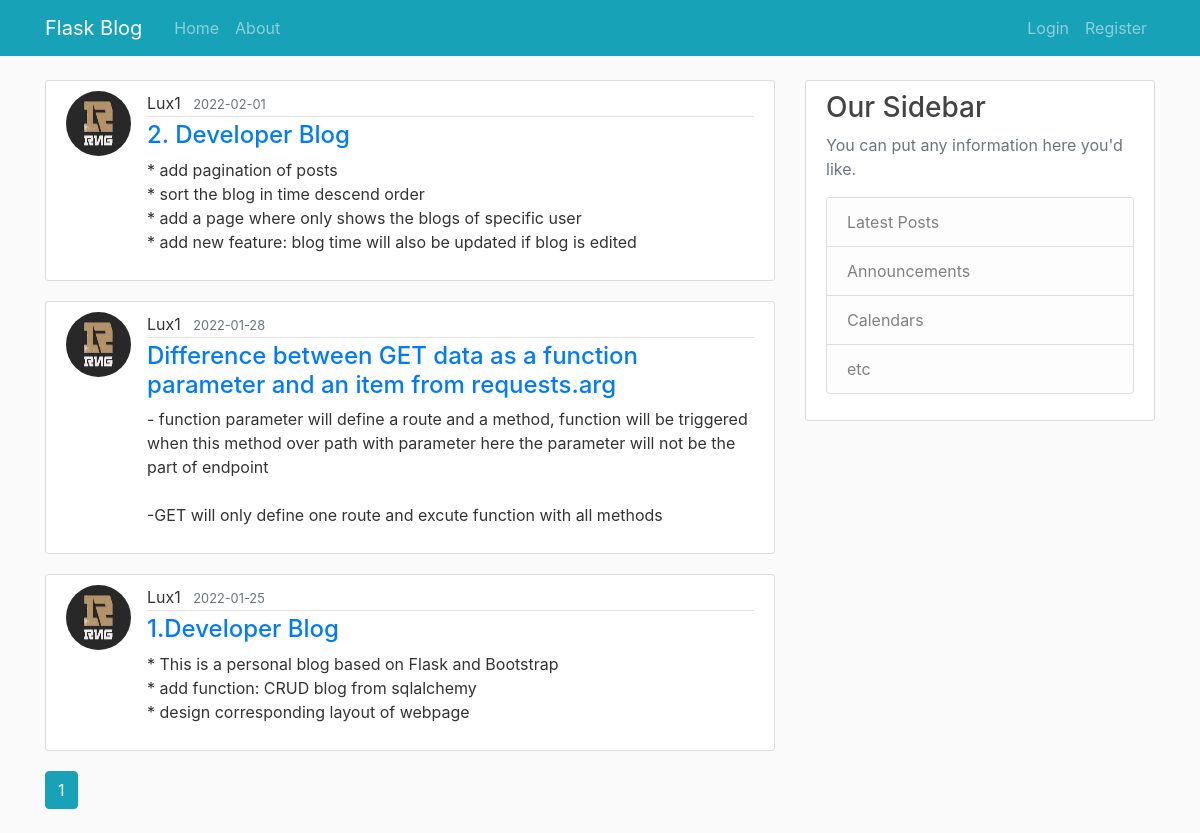
The page /home/Lux1 on the database as committed earlier.
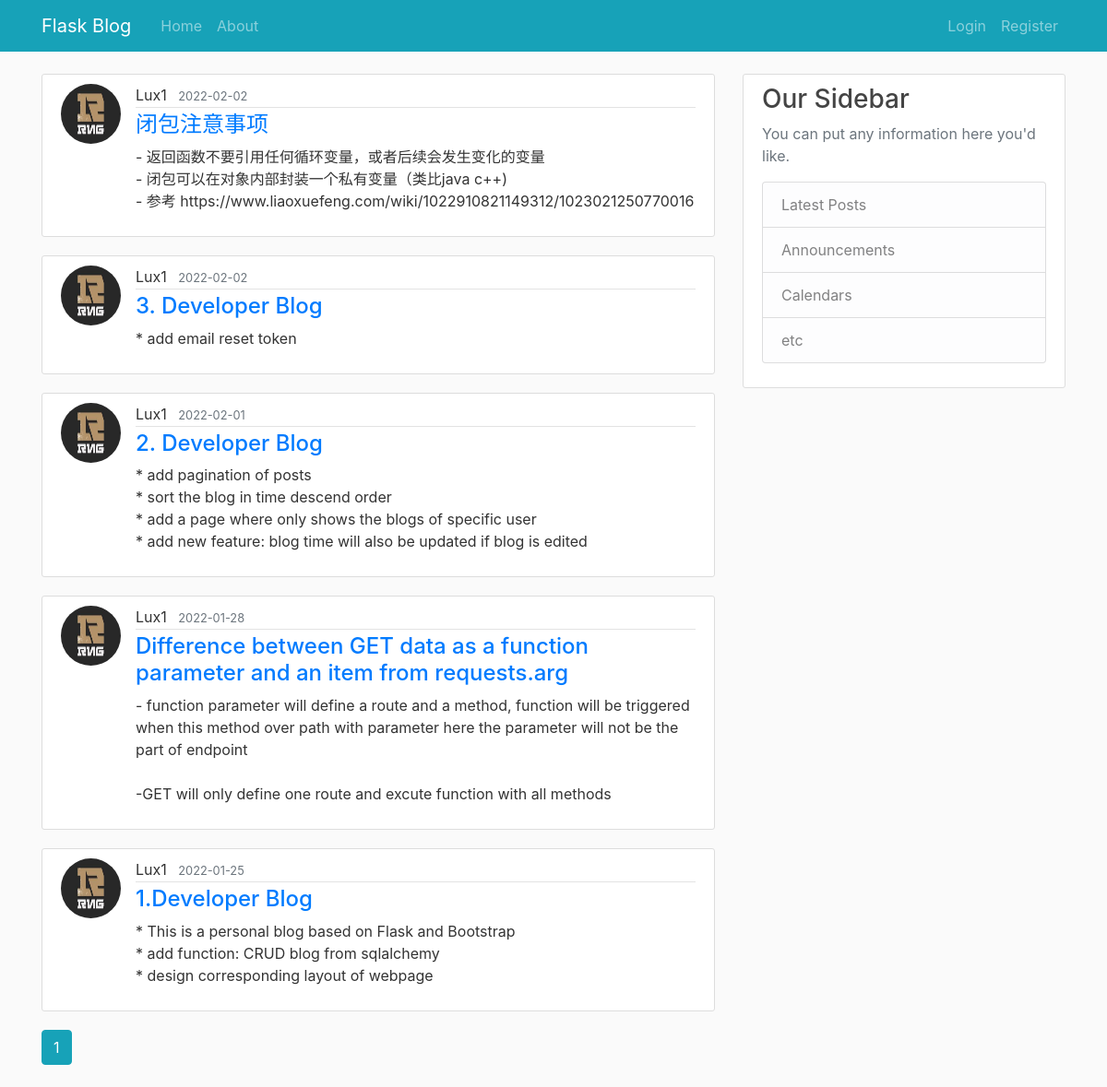
The same page on the database as committed later.
### flaskblog/models.py (models this page shows, shortened)
class Post(db.Model):
    id = db.Column(db.Integer, primary_key=True)
    title = db.Column(db.String(100), nullable=False)
    date_posted = db.Column(db.DateTime, nullable=False, default=datetime.utcnow)
    content = db.Column(db.Text, nullable=False)
    user_id = db.Column(db.Integer, db.ForeignKey('user.id'), nullable=False)

class User(db.Model, UserMixin):
    id = db.Column(db.Integer, primary_key=True)
    username = db.Column(db.String(20), unique=True, nullable=False)
    email = db.Column(db.String(120), unique=True, nullable=False)
    image_file = db.Column(db.String(20), nullable=False, default='default.png')
    password = db.Column(db.String(60), nullable=False)
    posts = db.relationship('Post', backref='author', lazy=True)

### flaskblog/routes.py (the view)
@app.route('/home/<string:username>')
def user_post(username):
    page = request.args.get('page', 1, type=int)
    user = User.query.filter_by(username=username).first_or_404()
    posts = Post.query.filter_by(author=user)\
        .order_by(Post.date_posted.desc()).paginate(page=page, per_page=5)
    return render_template('user_posts.html', posts=posts, user=user)

### flaskblog/templates/user_posts.html (shortened to what this page needs)
{% extends "template.html" %}
{% block content %}
    {% for post in posts.items %}
        <article class="media content-section">
            {% if post.author.image_file != 'default.png' %}
                <img class="rounded-circle article-img" src="{{url_for('static', filename='profile_img/' + post.author.id|string + '/' + post.author.image_file)}}">
            {% else %}
                <img class="rounded-circle article-img" src="{{'static\\profile_img\\default.png'}}">
            {% endif %}
            <div class="media-body">
                <div class="article-metadata">
                    <span class="mr-2">{{post.author.username}}</span>
                    <small class="text-muted">{{post.date_posted.strftime('%Y-%m-%d')}}</small>
                </div>
                <h4 class="article-title" ><a href='{{url_for('post', post_id=post.id)}}'>{{post.title}}</a></h2>
                <p class="article-content">{{post.content}}</p>
            </div>
        </article>
    {% endfor %}
    {% for page_num in posts.iter_pages(left_edge=1, right_edge=1, left_current=1, right_current=2) %}
        {% if page_num %}
            {% if posts.page == page_num %}
                <a class="btn btn-info mb-4" href="{{url_for('user_post', username=user.username, page=page_num)}}">{{page_num}}</a>
            {% else %}
                <a class="btn btn-outline-info mb-4" href="{{url_for('user_post', username=user.username, page=page_num)}}">{{page_num}}</a>
            {% endif %}
        {% else %}
            ...
        {% endif %}
    {% endfor %}
{% endblock content %}

### flaskblog/templates/template.html (shortened to what this page needs)
<!DOCTYPE html>
<html>
    <head>
        <link rel="stylesheet" href="https://maxcdn.bootstrapcdn.com/bootstrap/4.0.0/css/bootstrap.min.css">
        <link rel="stylesheet" type="text/css" href="{{ url_for('static', filename='main.css') }}">
    </head>
    <body>
            <nav class="navbar navbar-expand-md navbar-dark bg-info fixed-top">
              <div class="container">
                <a class="navbar-brand mr-4" href="/">Flask Blog</a>
                <div class="collapse navbar-collapse" id="navbarToggle">
                  <div class="navbar-nav mr-auto">
                    <a class="nav-item nav-link" href="{{url_for('home')}}">Home</a>
                    <a class="nav-item nav-link" href="{{url_for('about')}}">About</a>
                  </div>
                  <div class="navbar-nav">
                    {% if current_user.is_authenticated %}
                      <li class="nav-item dropdown nav-user">
                        <a class="nav-link nav-user-img" href="#" data-toggle="dropdown" aria-haspopup="true" aria-expanded="false" id="Userdropdownmenu">
                          {% if current_user.image_file != 'default.png' %}
                            <img class="rounded-circle" src="{{url_for('static', filename='profile_img/' + current_user.id|string + '/' + current_user.image_file)}}" height="25"  width="25" alt="Avatar">
                          {% else %}
                            <img class="rounded-circle" src="{{'static\\profile_img\\default.png'}}" height="25" alt="Avatar">
                          {% endif %}
                        </a>
                        <div class="dropdown-menu dropdown-menu-right nav-user-dropdown" aria-labelledby="Userdropdownmenu">
                          <div class="nav-user-info">
                            <h5 class="nav-user-name">{{current_user.username}}</h5>
                          </div>
                          <hr>
                          <a class="dropdown-item" href="{{url_for('new_post')}}"><i class="fas fa-pen-square mr-2"></i>Create Post</a>
                          <a class="dropdown-item" href="{{url_for('account')}}"><i class="fas fa-user mr-2"></i>Account</a>
                          <a class="dropdown-item" href="{{url_for('logout')}}"><i class="fas fa-power-off mr-2"></i>Logout</a>
                        </div>
                      </li>
                      <!--
                      <a class="nav-item nav-link" href="{{url_for('account')}}">Account</a>
                      <a class="nav-item nav-link" href="{{url_for('logout')}}">Logout</a>
                      -->
                    {% else %}
                      <a class="nav-item nav-link" href="{{url_for('login')}}">Login</a>
                      <a class="nav-item nav-link" href="{{url_for('register')}}">Register</a>
                    {% endif %}
                  </div>
                </div>
              </div>
            </nav>
        <main role="main" class="container">
            <div class="row">
                <div class="col-md-8">
                    {% block content %}{% endblock %}
                </div>
                <div class="col-md-4">
                  <div class="content-section">
                    <h3>Our Sidebar</h3>
                    <p class='text-muted'>You can put any information here you'd like.
                      <ul class="list-group">
                        <li class="list-group-item list-group-item-light">Latest Posts</li>
                        <li class="list-group-item list-group-item-light">Announcements</li>
                        <li class="list-group-item list-group-item-light">Calendars</li>
                        <li class="list-group-item list-group-item-light">etc</li>
                      </ul>
                    </p>
                  </div>
                </div>
            </div>
        </main>
    </body>
</html>

### flaskblog/static/main.css (style rules this page uses)
body { background: #fafafa; color: #333333; margin-top: 5rem; }
h1, h2, h3, h4, h5, h6 { color: #444444; }
.content-section { background: #ffffff; padding: 10px 20px; border: 1px solid #dddddd; border-radius: 3px; margin-bottom: 20px; }
.article-title { color: #444444; }
.article-content { white-space: pre-line; }
.article-img { height: 65px; width: 65px; margin-right: 16px; }
.article-metadata { padding-bottom: 1px; margin-bottom: 4px; border-bottom: 1px solid #e3e3e3 }

Rows that differ between the two databases and show on the page:
added Post: image_file (picture), author.username "Lux1", date_posted "2022-02-02", title "闭包注意事项", content "- 返回函数不要引用任何循环变量，或者后续会发生变化的变量 - 闭包可以在对象内部封装一个私有变量（类比java c++) - 参考 https://www.liaoxuefeng.com/wiki/1022910821149312/1023021250770016"
added Post: image_file (picture), author.username "Lux1", date_posted "2022-02-02", title "3. Developer Blog", content "* add email reset token"
